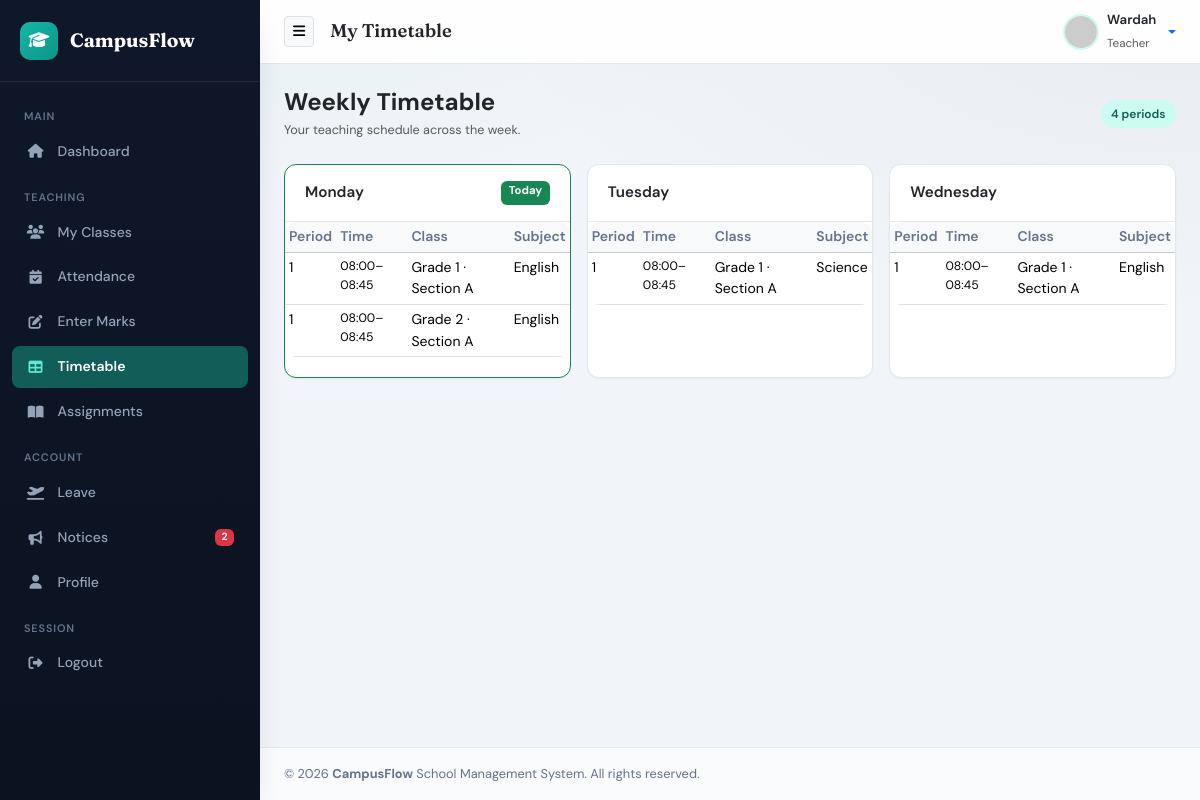
/teacher/timetable.php (signed in), run on the app's committed database.
### tables this page shows
CREATE TABLE `timetable` (
  `id` int(11) NOT NULL,
  `class_id` int(11) NOT NULL,
  `day_of_week` enum('Monday','Tuesday','Wednesday','Thursday','Friday','Saturday') NOT NULL,
  `period_no` int(11) NOT NULL,
  `subject_id` int(11) NOT NULL,
  `teacher_id` int(11) DEFAULT NULL,
  `start_time` time NOT NULL,
  `end_time` time NOT NULL,
  `created_at` timestamp NOT NULL DEFAULT current_timestamp()
);

CREATE TABLE `classes` (
  `id` int(11) NOT NULL,
  `class_name` varchar(50) NOT NULL,
  `section` varchar(20) NOT NULL,
  `created_at` timestamp NOT NULL DEFAULT current_timestamp()
);

CREATE TABLE `subjects` (
  `id` int(11) NOT NULL,
  `subject_name` varchar(100) NOT NULL,
  `subject_code` varchar(30) NOT NULL,
  `class_id` int(11) NOT NULL,
  `teacher_id` int(11) DEFAULT NULL,
  `created_at` timestamp NOT NULL DEFAULT current_timestamp()
);

### includes/functions.php (called while the page is built, shortened)
<?php
if (!function_exists('e')) {
    function e(?string $value): string {
        return htmlspecialchars((string)$value, ENT_QUOTES, 'UTF-8');
    }
}
if (!function_exists('current_teacher_id')) {
    function current_teacher_id(mysqli $conn): ?int {
        $uid = (int)$_SESSION['user_id'];
        $stmt = $conn->prepare("SELECT id FROM teachers WHERE user_id = ? LIMIT 1");
        $stmt->bind_param("i", $uid);
        $stmt->execute();
        $row = $stmt->get_result()->fetch_assoc();
        return $row ? (int)$row['id'] : null;
    }
}

### teacher/timetable.php (the view, shortened to what this page needs)
<?php
require_once '../config/database.php';
$teacher_id = current_teacher_id($conn);
$days = ['Monday', 'Tuesday', 'Wednesday', 'Thursday', 'Friday', 'Saturday'];
$by_day = [];
foreach ($days as $d) {
    $by_day[$d] = [];
}
$stmt = $conn->prepare("
    SELECT t.day_of_week, t.period_no, t.start_time, t.end_time,
           c.class_name, c.section, s.subject_name, s.subject_code
    FROM timetable t
    INNER JOIN classes c ON c.id = t.class_id
    INNER JOIN subjects s ON s.id = t.subject_id
    WHERE t.teacher_id = ?
    ORDER BY FIELD(t.day_of_week, 'Monday','Tuesday','Wednesday','Thursday','Friday','Saturday'), t.period_no ASC
");
$stmt->bind_param('i', $teacher_id);
$stmt->execute();
$res = $stmt->get_result();
$total = 0;
while ($row = $res->fetch_assoc()) {
    $by_day[$row['day_of_week']][] = $row;
    $total++;
}
include '../includes/header.php';
include '../includes/sidebar.php';
?>
<div class="d-flex flex-column flex-md-row justify-content-between align-items-md-center gap-3 mb-4">
    <div>
        <h4 class="fw-bold text-dark mb-1">Weekly Timetable</h4>
        <p class="text-muted small mb-0">Your teaching schedule across the week.</p>
    </div>
    <span class="badge-mint"><?php echo $total; ?> periods</span>
</div>
<?php if ($total === 0): ?>
    <div class="card">
        <div class="card-body">
            <div class="empty-state py-5"><i class="fa-solid fa-table"></i><p class="mb-0">No timetable entries assigned to you yet</p></div>
        </div>
    </div>
<?php else: ?>
    <div class="row g-3">
        <?php foreach ($days as $day):
            $slots = $by_day[$day];
            if (count($slots) === 0) continue;
            $is_today = date('l') === $day;
        ?>
            <div class="col-md-6 col-xl-4">
                <div class="card h-100 <?php echo $is_today ? 'border-success' : ''; ?>">
                    <div class="card-header d-flex justify-content-between">
                        <span><?php echo e($day); ?></span>
                        <?php if ($is_today): ?><span class="badge bg-success">Today</span><?php endif; ?>
                    </div>
                    <div class="card-body p-0">
                        <div class="table-responsive">
                            <table class="table table-sm table-hover mb-0">
                                <thead class="table-light"><tr><th>Period</th><th>Time</th><th>Class</th><th>Subject</th></tr></thead>
                                <tbody>
                                <?php foreach ($slots as $slot): ?>
                                    <tr>
                                        <td><?php echo (int)$slot['period_no']; ?></td>
                                        <td class="small"><?php echo e(substr($slot['start_time'], 0, 5) . '–' . substr($slot['end_time'], 0, 5)); ?></td>
                                        <td><?php echo e($slot['class_name'] . ' · ' . $slot['section']); ?></td>
                                        <td><?php echo e($slot['subject_name']); ?></td>
                                    </tr>
                                <?php endforeach; ?>
                                </tbody>
                            </table>
                        </div>
                    </div>
                </div>
            </div>
        <?php endforeach; ?>
    </div>
<?php endif; ?>
<?php include '../includes/footer.php'; ?>

### assets/css/style.css (style rules this page uses)
:root { --primary-color: #0D9488; --primary-hover: #0F766E; --forest-green: #115E59; --mint-tint: #CCFBF1; --mint-text: #115E59; --sidebar-bg: #0F172A; --sidebar-color: #94A3B8; --sidebar-hover-bg: #1E293B; --sidebar-hover-color: #FFFFFF; --sidebar-active-bg: #115E59; --body-bg: #F1F5F9; --card-bg: #FFFFFF; --text-main: #0F172A; --text-muted: #64748B; --border-color: #E2E8F0; --success-color: #10B981; --warning-color: #F59E0B; --danger-color: #EF4444; --info-color: #0EA5E9; --radius-sm: 8px; --radius-md: 12px; --radius-lg: 16px; --shadow-sm: 0 1px 2px rgba(15, 23, 42, 0.05); --shadow-md: 0 8px 20px -8px rgba(15, 23, 42, 0.12); --shadow-lg: 0 16px 32px -12px rgba(15, 23, 42, 0.18); --transition: all 0.2s ease; --font-body: 'DM Sans', system-ui, sans-serif; --font-display: 'Fraunces', Georgia, serif; }
* { box-sizing: border-box; }
body { background: var(--body-bg); background-image: radial-gradient(ellipse 80% 50% at 0% -20%, rgba(13, 148, 136, 0.08), transparent), radial-gradient(ellipse 60% 40% at 100% 0%, rgba(15, 23, 42, 0.04), transparent); color: var(--text-main); font-family: var(--font-body); font-size: 0.9rem; line-height: 1.55; overflow-x: hidden; min-height: 100vh; }
.card { border: 1px solid var(--border-color); border-radius: var(--radius-md); box-shadow: var(--shadow-sm); background: var(--card-bg); margin-bottom: 1.25rem; transition: var(--transition); }
.card-header { background: transparent; border-bottom: 1px solid var(--border-color); padding: 1rem 1.25rem; font-weight: 600; font-size: 0.95rem; }
.badge-mint { background: var(--mint-tint); color: var(--mint-text); font-weight: 600; padding: 0.3rem 0.65rem; border-radius: 50rem; font-size: 0.75rem; }
.table { font-size: 0.875rem; }
.table thead th { font-weight: 600; color: var(--text-muted); border-bottom-width: 1px; white-space: nowrap; }
.table-responsive { border-radius: var(--radius-md); }

### data on the page
timetable: period_no "1", start_time+end_time "08:00–08:45", class.section "Grade 1 · Section A", subject.subject_name "English"
timetable: period_no "1", start_time+end_time "08:00–08:45", class.section "Grade 2 · Section A", subject.subject_name "English"
timetable: period_no "1", start_time+end_time "08:00–08:45", class.section "Grade 1 · Section A", subject.subject_name "Science"
timetable: period_no "1", start_time+end_time "08:00–08:45", class.section "Grade 1 · Section A", subject.subject_name "English"

### other printed values
$unread "2"
$page_title "My Timetable"
$username "Wardah"
$role "Teacher"
$total "4"
$day "Monday"
$day "Tuesday"
$day "Wednesday"
